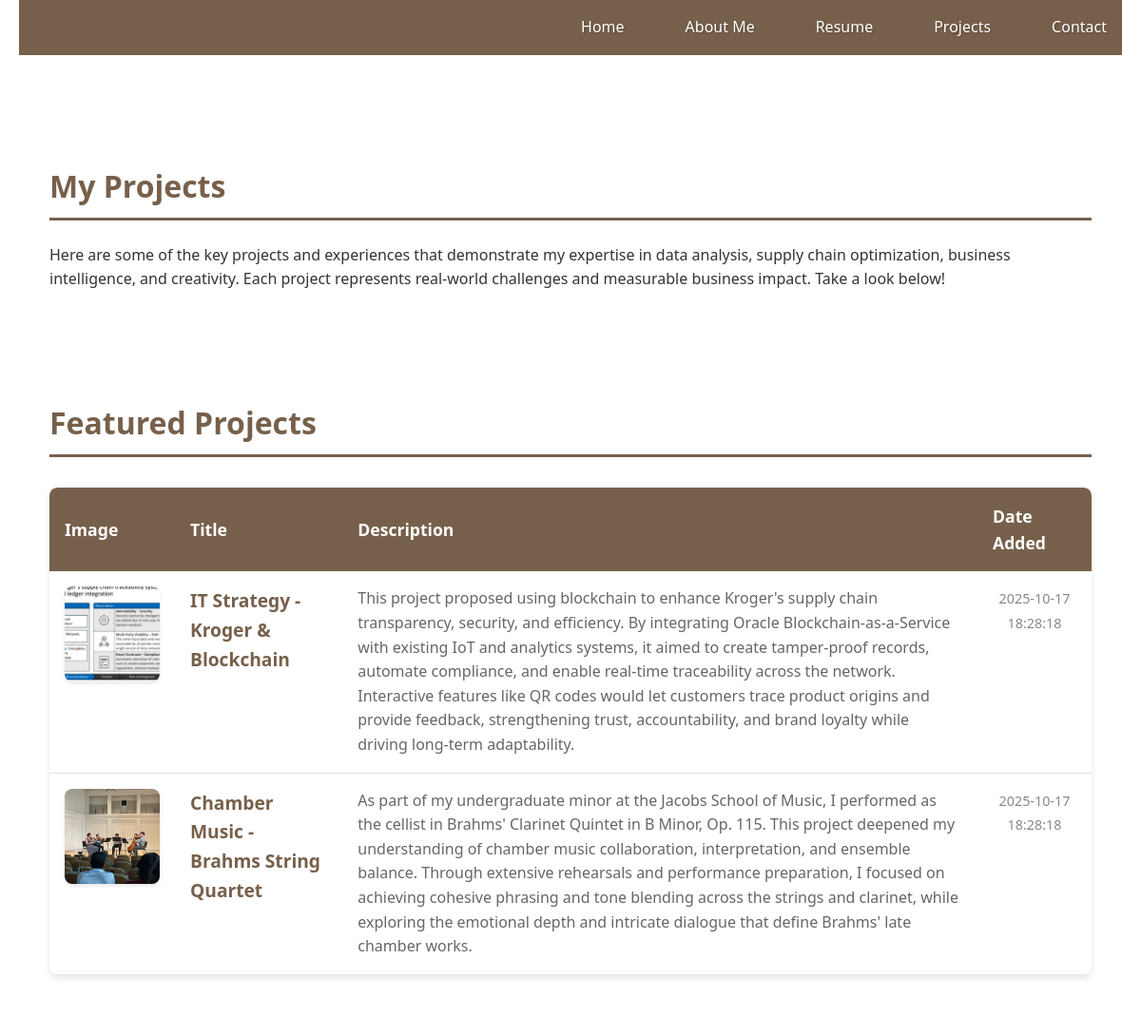
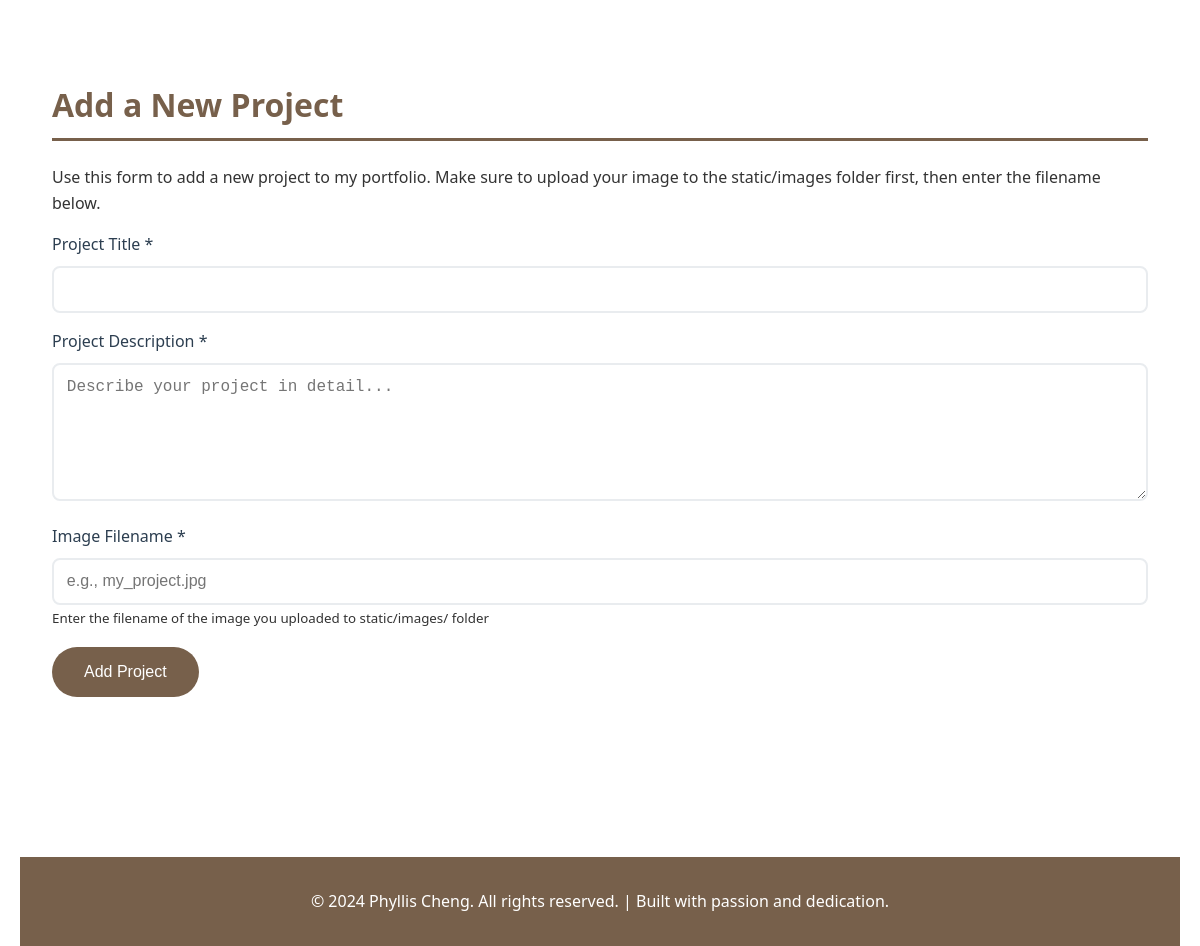
The app's page /projects with its own data (2 pictures, top to bottom).
### tables this page shows
CREATE TABLE projects (
                id INTEGER PRIMARY KEY AUTOINCREMENT,
                title TEXT NOT NULL,
                description TEXT NOT NULL,
                image_filename TEXT NOT NULL,
                created_date TIMESTAMP DEFAULT CURRENT_TIMESTAMP,
                updated_date TIMESTAMP DEFAULT CURRENT_TIMESTAMP
            );

### app.py (the view, shortened to what this page needs)
@app.route("/projects", methods=["GET", "POST"])
def projects():
    projects = dal.get_all_projects()
    return render_template("projects.html", projects=projects)

### DAL.py (called while the page is built)
    def get_connection(self):
        return sqlite3.connect(self.db_name)

    def get_all_projects(self):
        conn = self.get_connection()
        cursor = conn.cursor()
        cursor.execute('''
            SELECT id, title, description, image_filename, created_date, updated_date
            FROM projects
            ORDER BY created_date DESC
        ''')
        projects = cursor.fetchall()
        conn.close()
        return projects

### templates/projects.html (shortened to what this page needs)
<!DOCTYPE html>
<html lang="en">
<head>
    <link rel="stylesheet" href="{{ url_for('static', filename='styles.css') }}">
</head>
<body>
    <div class="container">
        <header>
            <div class="header-content">
                <nav>
                    <ul class="nav-menu" id="nav-menu">
                        <li><a href="{{ url_for('index') }}">Home</a></li>
                        <li><a href="{{ url_for('about') }}">About Me</a></li>
                        <li><a href="{{ url_for('resume') }}">Resume</a></li>
                        <li><a href="{{ url_for('projects') }}">Projects</a></li>
                        <li><a href="{{ url_for('contact') }}">Contact</a></li>
                    </ul>
                </nav>
            </div>
        </header>
        <main>
            <section class="section">
                <h2>My Projects</h2>
                <p>Here are some of the key projects and experiences that demonstrate my expertise in data analysis, supply chain optimization, business intelligence, and creativity. Each project represents real-world challenges and measurable business impact. Take a look below!</p>
            </section>
            <section class="section">
                <h2>Featured Projects</h2>
                {% if projects %}
                <div class="projects-table-container">
                    <table class="projects-table">
                        <thead>
                            <tr>
                                <th>Image</th>
                                <th>Title</th>
                                <th>Description</th>
                                <th>Date Added</th>
                            </tr>
                        </thead>
                        <tbody>
                            {% for project in projects %}
                            <tr>
                                <td class="project-image-cell">
                                    <img src="{{ url_for('static', filename='images/' + project[3]) }}"
                                         alt="{{ project[1] }}"
                                         class="project-table-image"/>
                                </td>
                                <td class="project-title-cell">
                                    <h3>{{ project[1] }}</h3>
                                </td>
                                <td class="project-description-cell">
                                    <p>{{ project[2] }}</p>
                                </td>
                                <td class="project-date-cell">
                                    <small>{{ project[4] }}</small>
                                </td>
                            </tr>
                            {% endfor %}
                        </tbody>
                    </table>
                </div>
                {% else %}
                <p>No projects found. Use the form below to add your first project!</p>
                {% endif %}
            </section>
            <section class="section">
                <h2>Add a New Project</h2>
                <p>Use this form to add a new project to my portfolio. Make sure to upload your image to the static/images folder first, then enter the filename below.</p>
                <form class="project-form" id="projectForm" action="{{ url_for('projects') }}" method="POST">
                    <div class="form-group">
                        <label for="project_title">Project Title *</label>
                        <input type="text" id="project_title" name="project_title" required minlength="1">
                    </div>
                    <div class="form-group">
                        <label for="project_description">Project Description *</label>
                        <textarea id="project_description" name="project_description" rows="6" required minlength="10" placeholder="Describe your project in detail..."></textarea>
                    </div>
                    <div class="form-group">
                        <label for="project_image">Image Filename *</label>
                        <input type="text" id="project_image" name="project_image" required placeholder="e.g., my_project.jpg">
                        <small>Enter the filename of the image you uploaded to static/images/ folder</small>
                    </div>
                    <button type="submit" class="submit-btn">Add Project</button>
                </form>
            </section>
        </main>
        <footer>
            <p>&copy; 2024 Phyllis Cheng. All rights reserved. | Built with passion and dedication.</p>
        </footer>
    </div>
</body>
</html>

### static/styles.css (style rules this page uses)
* { margin: 0; padding: 0; box-sizing: border-box; }
body { font-family: 'Segoe UI', Tahoma, Geneva, Verdana, sans-serif; line-height: 1.6; color: #333; background: #77604b; min-height: 100vh; }
.container { max-width: 100%; margin: 0; padding: 0 20px; background: white; min-height: 100vh; }
header { background: #77604b; color: white; padding: 1rem 0; }
.header-content { display: flex; justify-content: flex-end; align-items: center; flex-wrap: wrap; }
nav { position: relative; }
nav ul { list-style: none; display: flex; gap: 2rem; }
nav a { color: white; text-decoration: none; font-weight: 500; padding: 0.5rem 1rem; border-radius: 25px; transition: all 0.3s ease; text-shadow: 1px 1px 2px rgba(0, 0, 0, 0.3); }
main { padding: 2rem 0; }
.section { margin: 3rem 0; padding: 2rem; background: white; }
.section h2 { color: #77604b; margin-bottom: 1.5rem; font-size: 2rem; border-bottom: 3px solid #77604b; padding-bottom: 0.5rem; }
.section h3 { color: #34495e; margin: 1.5rem 0 1rem 0; font-size: 1.4rem; }
.form-group { margin: 1rem 0; }
.form-group label { display: block; margin-bottom: 0.5rem; color: #2c3e50; font-weight: 500; }
.form-group input, .form-group textarea { width: 100%; padding: 0.8rem; border: 2px solid #e9ecef; border-radius: 8px; font-size: 1rem; transition: border-color 0.3s ease; }
.submit-btn { background: #77604b; color: white; padding: 1rem 2rem; border: none; border-radius: 25px; font-size: 1rem; font-weight: 500; cursor: pointer; transition: background 0.3s ease; }
footer { background: #77604b; color: white; text-align: center; padding: 2rem 0; margin-top: 3rem; }
.projects-table-container { overflow-x: auto; margin: 2rem 0; border-radius: 8px; box-shadow: 0 4px 6px rgba(0, 0, 0, 0.1); }
.projects-table { width: 100%; border-collapse: collapse; background: white; border-radius: 8px; overflow: hidden; }
.projects-table th { background: #77604b; color: white; padding: 1rem; text-align: left; font-weight: 600; font-size: 1.1rem; }
.projects-table td { padding: 1rem; border-bottom: 1px solid #e0e0e0; vertical-align: top; }
.projects-table tr:last-child td { border-bottom: none; }
.project-image-cell { width: 120px; text-align: center; }
.project-table-image { width: 100px; height: 100px; object-fit: cover; border-radius: 8px; box-shadow: 0 2px 4px rgba(0, 0, 0, 0.1); }
.project-title-cell h3 { margin: 0 0 0.5rem 0; color: #77604b; font-size: 1.2rem; }
.project-description-cell p { margin: 0; line-height: 1.6; color: #666; }
.project-date-cell { width: 120px; text-align: center; }
.project-date-cell small { color: #888; font-size: 0.9rem; }

### records on screen
projects: image_filename (picture), title "IT Strategy - Kroger & Blockchain", description "This project proposed using blockchain to enhance Kroger's supply chain transparency, security, and efficiency. By integrating Oracle Blockchain-as-a-Service with existing IoT and analytics systems, it aimed to create tamper-proof records, automate compliance, and enable real-time traceability across the network. Interactive features like QR codes would let customers trace product origins and provide feedback, strengthening trust, accountability, and brand loyalty while driving long-term adaptability.", created_date "2025-10-17 18:28:18"
projects: image_filename (picture), title "Chamber Music - Brahms String Quartet", description "As part of my undergraduate minor at the Jacobs School of Music, I performed as the cellist in Brahms' Clarinet Quintet in B Minor, Op. 115. This project deepened my understanding of chamber music collaboration, interpretation, and ensemble balance. Through extensive rehearsals and performance preparation, I focused on achieving cohesive phrasing and tone blending across the strings and clarinet, while exploring the emotional depth and intricate dialogue that define Brahms' late chamber works.", created_date "2025-10-17 18:28:18"
